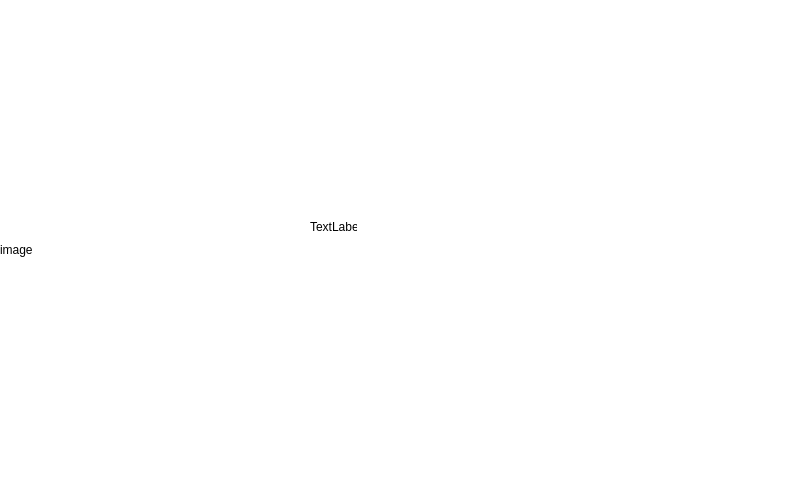
<?xml version="1.0" encoding="UTF-8"?>
<ui version="4.0">
 <class>Login</class>
 <widget class="QMainWindow" name="Login">
  <property name="geometry">
   <rect>
    <x>0</x>
    <y>0</y>
    <width>809</width>
    <height>500</height>
   </rect>
  </property>
  <property name="sizePolicy">
   <sizepolicy hsizetype="Preferred" vsizetype="Preferred">
    <horstretch>0</horstretch>
    <verstretch>0</verstretch>
   </sizepolicy>
  </property>
  <property name="minimumSize">
   <size>
    <width>809</width>
    <height>500</height>
   </size>
  </property>
  <property name="maximumSize">
   <size>
    <width>809</width>
    <height>500</height>
   </size>
  </property>
  <property name="font">
   <font>
    <family>Roboto</family>
   </font>
  </property>
  <property name="contextMenuPolicy">
   <enum>Qt::DefaultContextMenu</enum>
  </property>
  <property name="windowTitle">
   <string>RackStore Login</string>
  </property>
  <property name="styleSheet">
   <string notr="true">QMainWindow
{
	background:#FFFFFF;
}</string>
  </property>
  <widget class="QWidget" name="centralWidget">
   <widget class="QLabel" name="label">
    <property name="geometry">
     <rect>
      <x>0</x>
      <y>0</y>
      <width>309</width>
      <height>500</height>
     </rect>
    </property>
    <property name="text">
     <string>image</string>
    </property>
   </widget>
   <widget class="QWidget" name="verticalLayoutWidget">
    <property name="geometry">
     <rect>
      <x>780</x>
      <y>0</y>
      <width>31</width>
      <height>31</height>
     </rect>
    </property>
    <layout class="QVBoxLayout" name="verticalLayout"/>
   </widget>
   <widget class="QWidget" name="verticalLayoutWidget_2">
    <property name="geometry">
     <rect>
      <x>380</x>
      <y>170</y>
      <width>331</width>
      <height>51</height>
     </rect>
    </property>
    <layout class="QVBoxLayout" name="verticalLayout_2"/>
   </widget>
   <widget class="QWidget" name="verticalLayoutWidget_3">
    <property name="geometry">
     <rect>
      <x>380</x>
      <y>240</y>
      <width>331</width>
      <height>51</height>
     </rect>
    </property>
    <layout class="QVBoxLayout" name="verticalLayout_3"/>
   </widget>
   <widget class="QWidget" name="verticalLayoutWidget_4">
    <property name="geometry">
     <rect>
      <x>380</x>
      <y>320</y>
      <width>331</width>
      <height>81</height>
     </rect>
    </property>
    <layout class="QVBoxLayout" name="verticalLayout_4">
     <property name="leftMargin">
      <number>10</number>
     </property>
     <property name="topMargin">
      <number>10</number>
     </property>
     <property name="rightMargin">
      <number>10</number>
     </property>
     <property name="bottomMargin">
      <number>10</number>
     </property>
    </layout>
   </widget>
   <widget class="QWidget" name="verticalLayoutWidget_5">
    <property name="geometry">
     <rect>
      <x>690</x>
      <y>240</y>
      <width>51</width>
      <height>51</height>
     </rect>
    </property>
    <layout class="QVBoxLayout" name="verticalLayout_5"/>
   </widget>
   <widget class="QLabel" name="label_2">
    <property name="geometry">
     <rect>
      <x>310</x>
      <y>220</y>
      <width>47</width>
      <height>13</height>
     </rect>
    </property>
    <property name="text">
     <string>TextLabel</string>
    </property>
   </widget>
  </widget>
 </widget>
 <layoutdefault spacing="6" margin="11"/>
 <resources/>
 <connections/>
</ui>
